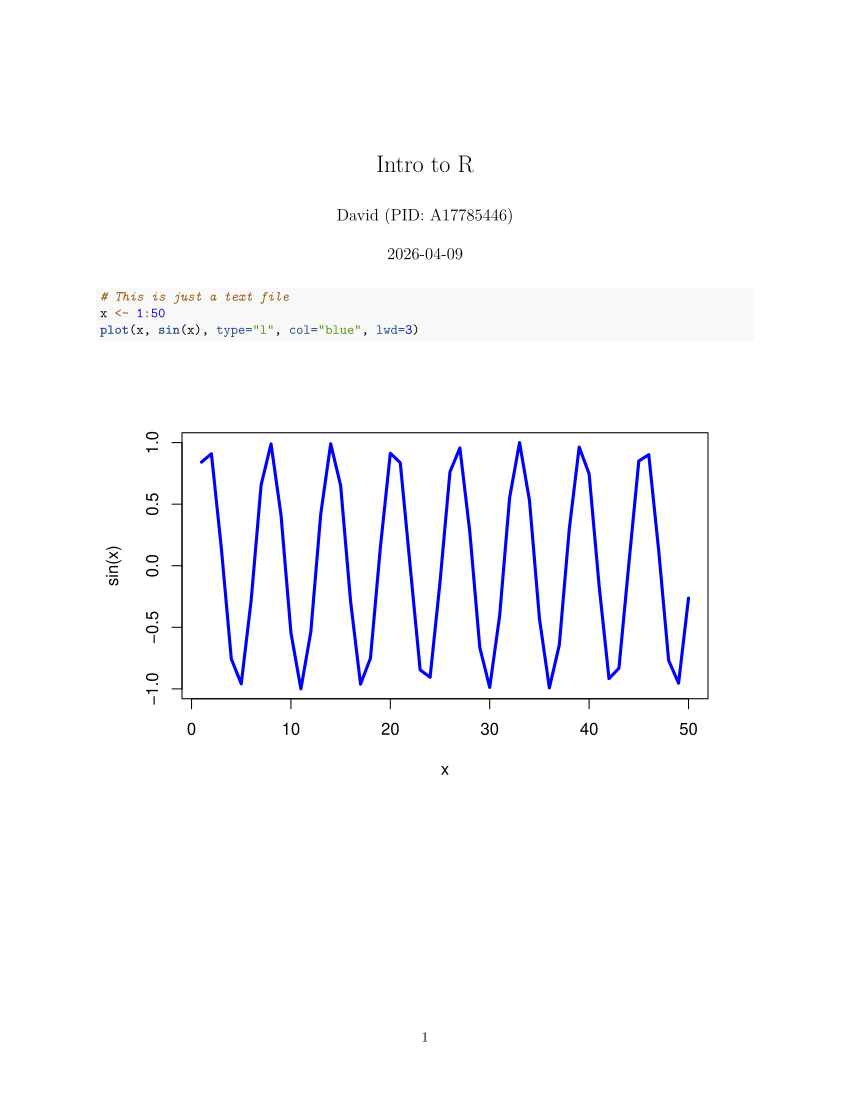

Here is the R script that generated this plot:
#' ---
#' title: "Intro to R"
#' author: "David (PID: A17785446)"
#' ---

# This is just a text file
x <- 1:50
plot(x, sin(x), type="l", col="blue", lwd=3)
